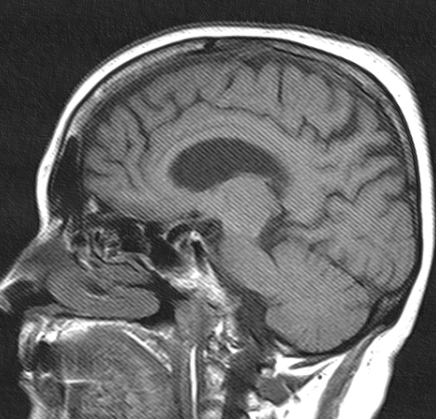
#> input picture data/MRI_scan_with_artifact.png, 436 x 419 px, found by its file name
$ python main.py
#> lines starting #> are read from the running program, lines starting #| are printed output that depends on the picture
# the task - use frequency domain image processing to eliminate the artifact
# from the image
#
# The image file provided (MRI_scan_with_artifact.png) contains a
# frequency-dependent artefact. Write a Python script that removes the artifact
# by doing frequency domain image filtering.
# Apply what you learned in the lectures to pick the correct method (filter
# type) and solve the task.
# Some things to consider:
#   - You will have to manually inspect the frequency spectrum to localize the
#     artifact frequencies, therefore apply what you learned about how to
#     visualize the frequency spectrum best
#   - It might make sense to shift the frequency spectrum before designing
#     the filter
#   - Apply what you learned about preventing ringing artifacts in the
#     reconstructed image
#
# You are asked to visualize these things (preferable in a subplot
# configuration):
#   - The original image
#   - The frequency spectrum
#   - The altered frequency spectrum after filter application (you might just
#     update the above spectrum visualization)
#   - The reconstructed image (result image) after filtering and after
#     back-transformation with the IFT
#
# =============================================================================


import numpy as np
import cv2
import matplotlib.pyplot as plt

image = cv2.imread('data/MRI_scan_with_artifact.png', cv2.IMREAD_GRAYSCALE).astype(np.float32)
#> image: shape (419, 436) float32; min 13, max 255, mean 104.6

# FFT – convert to frequency domain
imagefft = np.fft.fft2(image)

imagefft_shifted = np.fft.fftshift(imagefft)      # shift zero frequency to center

# show the magnitude spectrum to manually identify artifact frequencies based on  example16
img_magnitude = np.log(1 + np.abs(imagefft_shifted))
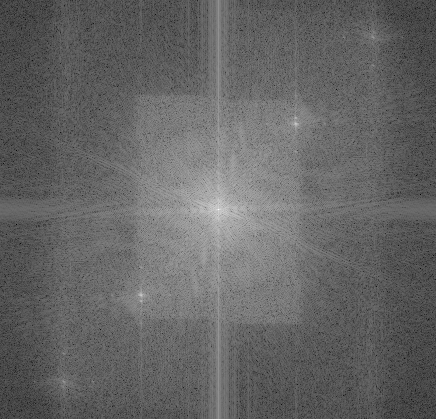
#> img_magnitude: shape (419, 436) float64; min 0.717, max 16.77, mean 7.09; drawn with min black and max white

plt.imshow(np.log(img_magnitude+1), cmap='gray')
plt.title('Frequency spectrum')
plt.show()
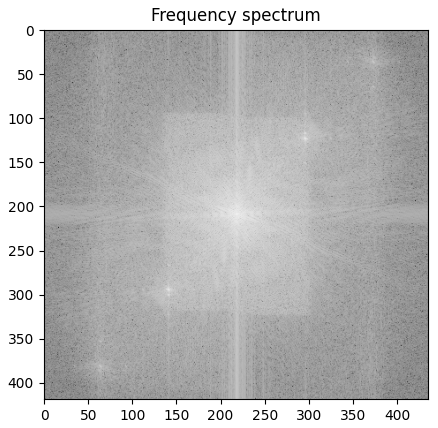
#> figure drawn by matplotlib, 1 panel


# artifact found by looking at the spectrum image
# raw x,y coordinates from the plot (x = col, y = row):
# (372.8, 35.1), (294.0, 123.0), (62.8, 384.8), (140.4, 295.8)

# the spectrum was shifted so zero frequency is in the center at (209, 209)
# so we subtract the center from each point to get the distance from center
# format: (row offset, col offset)
artifact_points = [
    (-174,  164),   # row = 35  - 209, col = 372 - 209
    ( -86,   85),   # row = 123 - 209, col = 294 - 209
    ( 176, -146),  # row = 385 - 209, col = 63  - 209
    (  87,  -69),  # row = 296 - 209, col = 140 - 209
]
